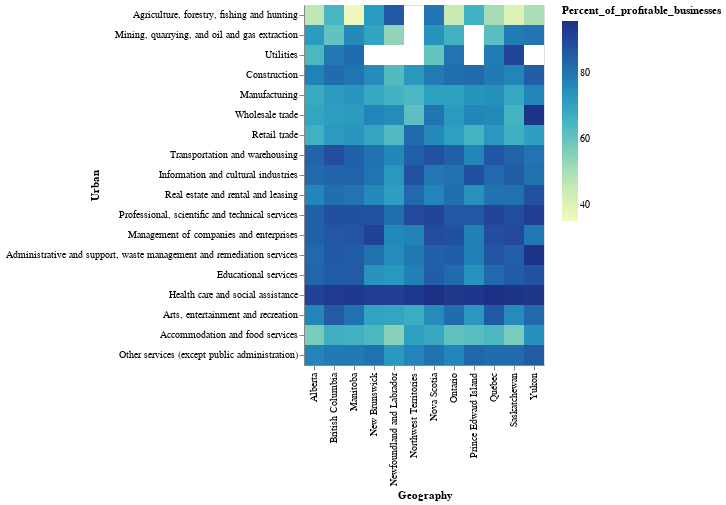

The notebook cell saved with this chart:
### Code cell
top_ind_sb_profpct_Geo_urban.configure_axis(labelLimit=1000)

### Figure 1 — Vega-Lite specification as saved in the notebook (floating-point values rounded to 4 significant figures; data arrays with more than 128 entries replaced by an {"elided": "..."} marker saying what was removed)
{"config": {"view": {"continuousWidth": 400, "continuousHeight": 300}, "axis": {"labelLimit": 1000}}, "data": {"name": "data-3575dfedadd7e113eb867d413ab0a423"}, "mark": "rect", "encoding": {"color": {"type": "quantitative", "field": "Percent_of_profitable_businesses"}, "size": {"type": "quantitative", "field": "Percent_of_profitable_businesses"}, "x": {"type": "ordinal", "field": "Geography"}, "y": {"type": "nominal", "field": "North_American_Industry_Classification_System_NAICS", "sort": "-x", "title": "Urban"}}, "$schema": "https://vega.github.io/schema/vega-lite/v4.8.1.json", "datasets": {"data-3575dfedadd7e113eb867d413ab0a423": {"elided": "216 records"}}}
